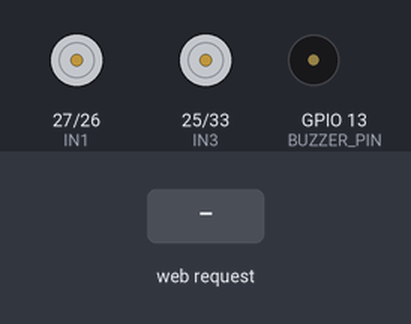
The sketch below on a simulated ESP32. On the bench: motor-driver pin pairs drawn as motors (green arrow = first pin HIGH = forward, orange = second pin HIGH = backward, longer = more drive, scaled by the enable pin), buzzer (waves = sounding, pin HIGH). The inputs (shaded band) are chosen by the test bench. WiFi joins after 1.5 s; servers stay silent unless stated; what the sketch prints to the serial monitor is not drawn.

Above: at 3.2 s.
3.3 s: HTTP request GET /forward received
At 4.1 s:
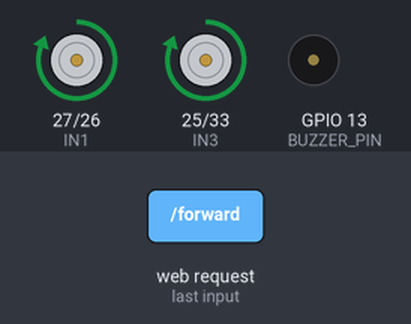
4.8 s: HTTP request GET /backward received
At 5.3 s:
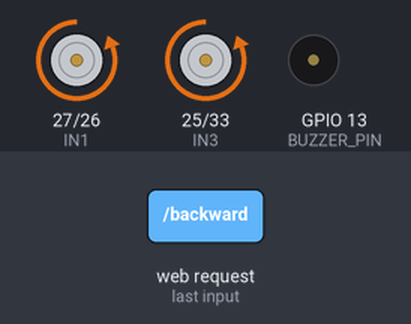
6.3 s: HTTP request GET /left received
At 7.5 s:
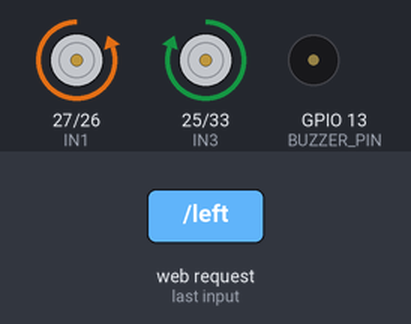
7.8 s: HTTP request GET /right received
At 8.7 s:
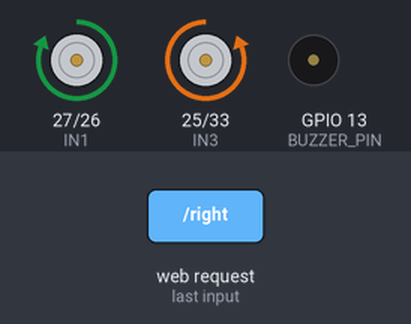
9.3 s: HTTP request GET /horn received
At 9.9 s:
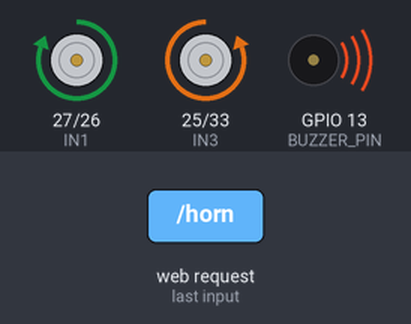
11.8 s: HTTP request GET /stop received
At 13.0 s:
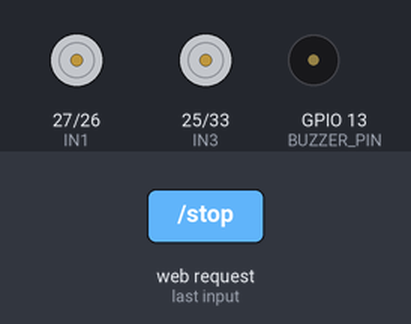
Timing chart, 0 to 14.3 s (numbered marks = the images above; inputs shaded):
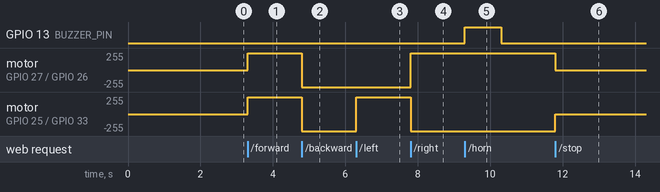

Measured:
- after the input at 3.3 s, motor on GPIO 27 (IN1) / GPIO 26 (IN2), motor on GPIO 25 (IN3) / GPIO 33 (IN4): stopped → forward 255/255 at once
- after the input at 4.8 s, motor on GPIO 27 (IN1) / GPIO 26 (IN2), motor on GPIO 25 (IN3) / GPIO 33 (IN4): forward 255/255 → backward 255/255 at once
- after the input at 6.3 s, motor on GPIO 25 (IN3) / GPIO 33 (IN4): backward 255/255 → forward 255/255 at once
- after the input at 7.8 s, motor on GPIO 27 (IN1) / GPIO 26 (IN2): backward 255/255 → forward 255/255 at once; motor on GPIO 25 (IN3) / GPIO 33 (IN4): forward 255/255 → backward 255/255 at once
- after the input at 9.3 s, GPIO 13 (BUZZER_PIN): LOW → HIGH at once, → LOW 1.0 s later
- after the input at 11.8 s, motor on GPIO 27 (IN1) / GPIO 26 (IN2): forward 255/255 → stopped at once; motor on GPIO 25 (IN3) / GPIO 33 (IN4): backward 255/255 → stopped at once

The sketch:

IndoorFuncton.ino
```cpp
#include <WiFi.h>
#include <WebServer.h>

// Wi-Fi credentials
const char* ssid = "Redmi Note 9 Pro";
const char* password = "12345679";

WebServer server(80);

// Pin Definitions
#define IN1  27  // Motor A
#define IN2  26
#define IN3  25  // Motor B
#define IN4  33
#define ENA  14  // PWM for Motor A
#define ENB  12  // PWM for Motor B
#define BUZZER_PIN 13 // Pin for the buzzer

void setup() {
  Serial.begin(115200);

  // Initialize motor pins
  pinMode(IN1, OUTPUT);
  pinMode(IN2, OUTPUT);
  pinMode(IN3, OUTPUT);
  pinMode(IN4, OUTPUT);
  pinMode(ENA, OUTPUT);
  pinMode(ENB, OUTPUT);
  pinMode(BUZZER_PIN, OUTPUT); // Set buzzer pin as output

  // Connect to Wi-Fi
  WiFi.begin(ssid, password);
  while (WiFi.status() != WL_CONNECTED) {
    delay(1000);
    Serial.println("Connecting to WiFi...");
  }
  Serial.println("Connected to WiFi");
  Serial.println(WiFi.localIP());  // Get IP Address

  // Web server routes
  server.on("/", handleRoot);
  server.on("/forward", []() { forward(255); server.send(200, "text/plain", "Moving Forward"); });
  server.on("/backward", []() { backward(255); server.send(200, "text/plain", "Moving Backward"); });
  server.on("/left", []() { turnLeft(255); server.send(200, "text/plain", "Turning Left"); });
  server.on("/right", []() { turnRight(255); server.send(200, "text/plain", "Turning Right"); });
  server.on("/stop", []() { stopCar(); server.send(200, "text/plain", "Stopped"); });

  // Horn route
  server.on("/horn", []() { soundHorn(); server.send(200, "text/plain", "Horn Activated"); });

  server.on("/setSpeed", []() {
    if (server.hasArg("speed")) {
      int speed = server.arg("speed").toInt();
      analogWrite(ENA, speed);
      analogWrite(ENB, speed);
      server.send(200, "text/plain", "Speed Set");
    } else {
      server.send(400, "text/plain", "Speed not provided");
    }
  });

  server.begin();
}

void loop() {
  server.handleClient();  // Handle client requests
}

// Functions to control the motors
void forward(int speed) {
  analogWrite(ENA, speed);
  analogWrite(ENB, speed);
  digitalWrite(IN1, HIGH);
  digitalWrite(IN2, LOW);
  digitalWrite(IN3, HIGH);
  digitalWrite(IN4, LOW);
}

void backward(int speed) {
  analogWrite(ENA, speed);
  analogWrite(ENB, speed);
  digitalWrite(IN1, LOW);
  digitalWrite(IN2, HIGH);
  digitalWrite(IN3, LOW);
  digitalWrite(IN4, HIGH);
}

void turnLeft(int speed) {
  analogWrite(ENA, speed);
  analogWrite(ENB, speed);
  digitalWrite(IN1, LOW);  // Motor A moves backward
  digitalWrite(IN2, HIGH); // Motor A backward
  digitalWrite(IN3, HIGH); // Motor B moves forward
  digitalWrite(IN4, LOW);  // Motor B forward
}

void turnRight(int speed) {
  analogWrite(ENA, speed);
  analogWrite(ENB, speed);
  digitalWrite(IN1, HIGH); // Motor A moves forward
  digitalWrite(IN2, LOW);  // Motor A forward
  digitalWrite(IN3, LOW);  // Motor B moves backward
  digitalWrite(IN4, HIGH); // Motor B backward
}

void stopCar() {
  analogWrite(ENA, 0);
  analogWrite(ENB, 0);
  digitalWrite(IN1, LOW);
  digitalWrite(IN2, LOW);
  digitalWrite(IN3, LOW);
  digitalWrite(IN4, LOW);
}

void soundHorn() {
  digitalWrite(BUZZER_PIN, HIGH); // Turn on the buzzer
  delay(1000); // Sound for 1 second
  digitalWrite(BUZZER_PIN, LOW); // Turn off the buzzer
}

void handleRoot() {
  String html = "<html><head>";
  html += "<style>";
  html += "body { display: flex; justify-content: center; align-items: center; height: 100vh; font-family: Arial, sans-serif; background-image: url('https://pngimg.com/uploads/robot/robot_PNG53.png'); background-size: cover; background-position: center; animation: fadeIn 3s ease-in-out; }";
  html += ".container { text-align: center; background-color: rgba(255, 255, 255, 0.8); border-radius: 10px; box-shadow: 0 0 20px rgba(0, 0, 0, 0.1); padding: 20px; }";
  html += "button { background-color: #007BFF; color: white; border: none; border-radius: 5px; padding: 15px 20px; margin: 10px; font-size: 16px; cursor: pointer; transition: background-color 0.3s; }";
  html += "button:hover { background-color: #0056b3; }";
  html += "input { padding: 10px; border: 1px solid #ccc; border-radius: 5px; width: 60px; text-align: center; }";

  // Keyframes for fade effect
  html += "@keyframes fadeIn { from { opacity: 0; } to { opacity: 1; } }";

  html += "</style>";
  html += "</head><body>";
  html += "<div class='container'>";
  html += "<h1>Baby Remote Control</h1>";
  html += "<button onclick=\"fetch('/forward')\">Forward</button><br>";
  html += "<button onclick=\"fetch('/backward')\">Backward</button><br>";
  html += "<button onclick=\"fetch('/left')\">Left</button><br>";
  html += "<button onclick=\"fetch('/right')\">Right</button><br>";
  html += "<button onclick=\"fetch('/stop')\">Stop</button><br>";
  html += "Set Speed: <input type='number' id='speed' min='0' max='255' value='255'> ";
  html += "<button onclick=\"setSpeed()\">Set Speed</button><br>";
  html += "<button onclick=\"fetch('/horn')\">Horn</button><br>"; // Add Horn button
  html += "<script>function setSpeed() { var speed = document.getElementById('speed').value; fetch('/setSpeed?speed=' + speed); }</script>";
  html += "</div>";
  html += "</body></html>";
  server.send(200, "text/html", html);
}
```
